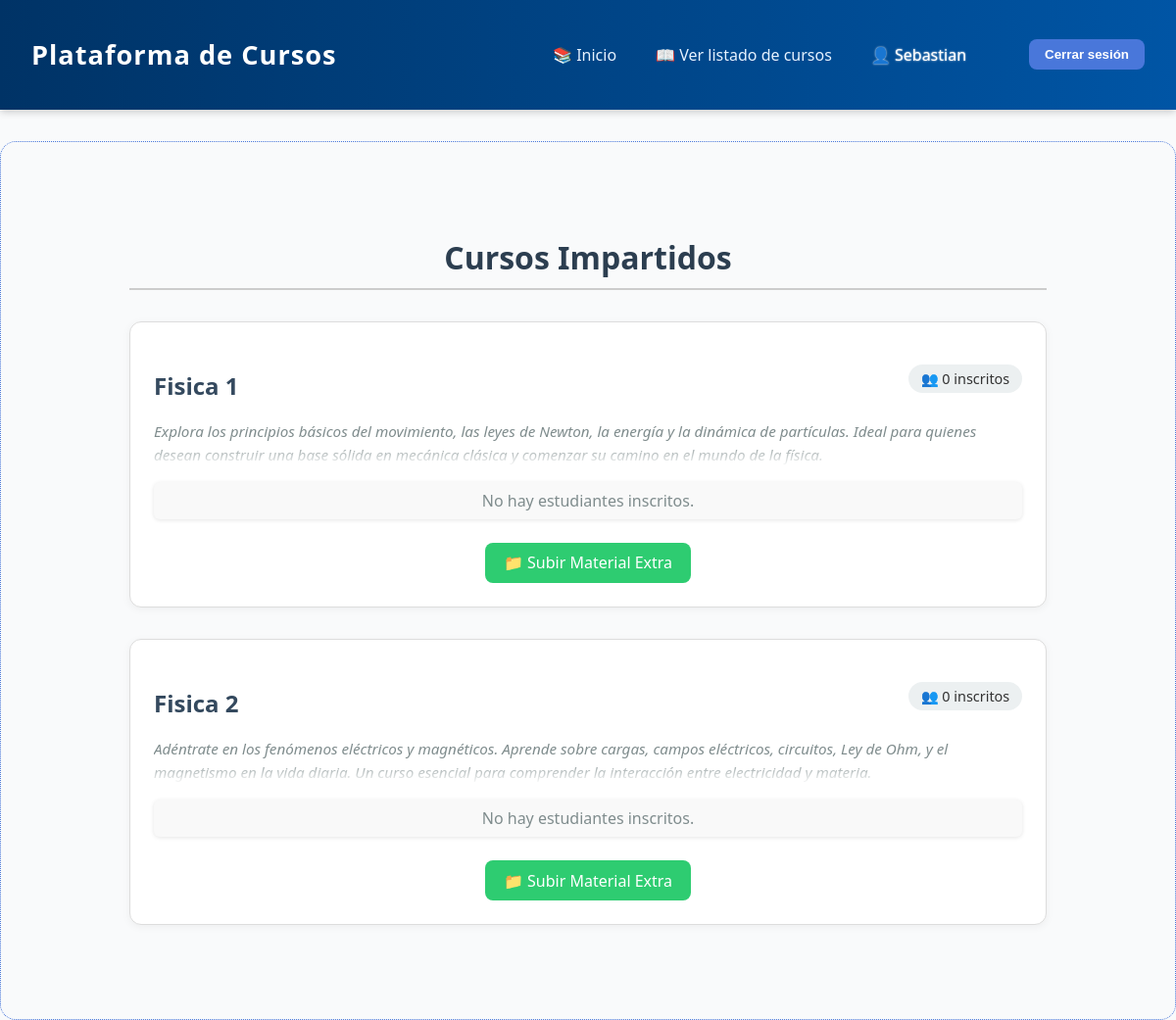
Screenshot of /dashboard/ (signed in) with the database file from the repository.
### cursos/models.py (models this page shows, shortened)
class Curso(models.Model):
    titulo = models.CharField(max_length=200)
    descripcion = models.TextField()
    fecha_inicio = models.DateField()
    fecha_fin = models.DateField()
    profesor = models.ForeignKey(Profesor, on_delete=models.CASCADE)

### cursos/views.py (the view, shortened to what this page needs)
# urls.py: path('dashboard/', views.dashboard, name='dashboard'),
@login_required
def dashboard(request):
    if hasattr(request.user, 'profesor'):
        profesor = request.user.profesor
        cursos = Curso.objects.filter(profesor=profesor)
        cursos_con_inscripciones = []
        for curso in cursos:
            inscripciones = Inscripcion.objects.filter(curso=curso)
            estudiantes_con_progreso = []
            cursos_con_inscripciones.append({
                'curso': curso,
                'estudiantes': estudiantes_con_progreso,
            })
        return render(request, 'cursos/dashboard_profesor.html', {
            'cursos_con_inscripciones': cursos_con_inscripciones
        })
    else:
        return redirect('lista_cursos')

### cursos/templates/cursos/dashboard_profesor.html (shortened to what this page needs)
{% extends 'cursos/base.html' %}
{% block content %}
<div class="contenido-panel-profesor">
  <h2 class="titulo-principal">Cursos Impartidos</h2>
  {% for item in cursos_con_inscripciones %}
    <div class="card-curso">
      <div class="cabecera-curso">
        <h3 class="titulo-curso">{{ item.curso.titulo }}</h3>
        <span class="contador-estudiantes">
          👥 {{ item.estudiantes|length }} inscritos
        </span>
      </div>
      <p class="descripcion-curso">{{ item.curso.descripcion }}</p>
      {% if item.estudiantes %}
        <div class="tabla-container">
          <table class="tabla">
            <thead>
              <tr>
                <th>Nombre</th>
                <th>Usuario</th>
                <th>Email</th>
                <th>Progreso</th>
                <th>Recursos</th>
              </tr>
            </thead>
            <tbody>
              {% for estudiante in item.estudiantes %}
                <tr>
                  <td>
                    {% with estudiante.inscripcion.user as u %}
                      {% if u.first_name or u.last_name %}
                        {{ u.first_name }} {{ u.last_name }}
                      {% else %}
                        {{ estudiante.inscripcion.nombre_estudiante|default:"-" }}
                      {% endif %}
                    {% endwith %}
                  </td>
                  <td>
                    {% if estudiante.inscripcion.user %}
                      {{ estudiante.inscripcion.user.username }}
                    {% else %}
                      -
                    {% endif %}
                  </td>
                  <td>
                    {{ estudiante.inscripcion.email_estudiante }}
                  </td>
                  <td>
                    <div class="barra-progreso_profesor">
                      <div class="barra-progreso-llenado_profesor" data-porcentaje="{{ estudiante.progreso }}">
                        <span class="barra-texto_profesor">{{ estudiante.progreso }}% completado</span>
                      </div>
                    </div>
                  </td>
                  <td>{{ estudiante.completados }} / {{ estudiante.total_recursos }}</td>
                </tr>
              {% endfor %}
            </tbody>
          </table>
        </div>
      {% else %}
        <p class="texto-inscrito">No hay estudiantes inscritos.</p>
      {% endif %}
      <div class="btn-container">
        <a href="{% url 'subir_material_extra' item.curso.id %}" class="btn-subir">
          📁 Subir Material Extra
        </a>
      </div>
    </div>
  {% empty %}
    <p class="texto-inscrito">No tienes cursos asignados.</p>
  {% endfor %}
</div>
{% endblock %}

### cursos/templates/cursos/base.html (shortened to what this page needs)
<!DOCTYPE html>
<html lang="en">
  <head>
    {% load static %}
    <link rel="stylesheet" href="{% static 'css/estilos_generales.css' %}">
    <link rel="stylesheet" href="{% static 'css/estilos_cursos.css' %}?v=1">
    <link rel="stylesheet" href="{% static 'css/estilos_barraNavegacion.css' %}">
    <link rel="stylesheet" href="{% static 'css/estilos_login.css' %}">
    <link rel="stylesheet" href="{% static 'css/estilos_verRecurso.css' %}">
    <link rel="stylesheet" href="{% static 'css/estilos_editarInformacion.css' %}">
    <link rel="stylesheet" href="{% static 'css/estilos_panelProfesor.css' %}">
    <link rel="stylesheet" href="{% static 'css/estilos_perfil_usuario.css' %}">
    <link rel="stylesheet" href="{% static 'css/estilos_progresoEstudiante.css' %}">
    <link rel="stylesheet" href="{% static 'css/estilos_detalleCurso.css' %}">
    <link rel="stylesheet" href="{% static 'css/estilos_inscripcion.css' %}">
    <link rel="stylesheet" href="{% static 'css/estilos_perfilProfesor.css' %}">
    <link rel="stylesheet" href="{% static 'css/estilos_subirMaterialExtra.css' %}">
  </head>
  <body>
    <header class="navbar">
      <div class="navbar-container">
        <h1 class="logo">Plataforma de Cursos</h1>
        <nav class="nav-links">
          <a href=" {% if user.is_authenticated and user.profesor %}
                      {% url 'dashboard' %}
                    {% else %}
                      {% url 'lista_cursos' %}
                    {% endif %}">
                    📚 Inicio
          </a>
          {% if user.is_authenticated and user.profesor %}
            <a href="{% url 'lista_cursos' %}">📖 Ver listado de cursos</a>
          {% endif %}
          {% if user.is_authenticated %}
            <a href="{% url 'perfil_usuario' %}" class="perfil-usuario-enlace">
              <span class="welcome-text">👤 {{ user.username }}</span>
            </a>
            <form action="{% url 'logout' %}" method="post" class="logout-form">
              <button type="submit">Cerrar sesión</button>
            </form>
          {% else %}
            <a href="{% url 'login' %}">Iniciar sesión</a>
          {% endif %}
        </nav>
      </div>
    </header>
    <div class="contenido">
      {% block content %}{% endblock %}
    </div>
  </body>
</html>

### static/css/estilos_generales.css (style rules this page uses)
:root { --color-primario: #eeeeee; --color-secundario:#4977da; --color-tablas:#224bbe; --color-hoverbtn:#5cb6ee; }
* { text-decoration: none; }
*, *::before, *::after { box-sizing: border-box; }
body { font-family: 'Gill Sans', 'Gill Sans MT', Calibri, 'Trebuchet MS', sans-serif; margin: 0px; height: 100vh; width: auto; padding: 0px; background-color: var(--color-primario); overflow-x: hidden; }
button { transition: all 0.3s ease; border-radius: 8px; border: 0px; background-color: var(--color-secundario); color: var(--color-primario); }
.contenido { border: 1px dotted var(--color-secundario); margin: 0px; display: flex; flex-direction: column; justify-content: center; padding: 2rem 0.5rem; border-radius: 1rem; }
.btn-container { display: flex; gap: 1rem; justify-content: center; margin-top: 1rem; }
.navbar { background: linear-gradient(90deg, #003366, #0055a5); color: white; padding: 1.2rem 1rem; box-shadow: 0 2px 8px rgba(0, 0, 0, 0.2); margin-bottom: 2rem; position: sticky; top: 0; z-index: 1000; width: 100%; overflow-x: hidden; }
.navbar-container { display: flex; justify-content: space-between; align-items: center; flex-wrap: wrap; padding: 0 1rem; width: auto; flex-wrap: wrap; }
.logo { font-size: 1.7rem; font-weight: 600; letter-spacing: 1px; }
.nav-links { display: flex; align-items: center; gap: 1.5rem; }
.nav-links a { color: #e6f2ff; text-decoration: none; font-weight: 500; font-size: 1rem; padding: 0.3rem 0.5rem; border-radius: 6px; transition: background 0.3s ease; }
.welcome-text { color: #cce6ff; margin-right: 1rem; }
.logout-form { display: inline; }
.logout-form button { color: white; padding: 0.5rem 1rem; border: none; border-radius: 8px; cursor: pointer; font-weight: 600; transition: background-color 0.3s ease; }
.perfil-usuario-enlace { display: inline-block; color: white; padding: 0.5rem 1rem; border-radius: 8px; text-decoration: none; font-weight: 600; transition: background-color 0.3s ease; margin-right: 1rem; }
.perfil-usuario-enlace span { color: #ffffff; text-shadow: 0px 0px 2px rgb(255, 255, 255); }
.texto-inscrito { background-color: #dbe9ff; color: green; border-radius: 6px; box-shadow: 0 1px 4px rgba(0,0,0,0.1); }

### static/css/estilos_cursos.css (style rules this page uses)
.titulo-principal { text-align: center; font-size: 2rem; margin: 2rem 0 1rem; color: #2c3e50; }
.titulo-curso { font-size: 1.3rem; margin-bottom: 0.5rem; color: #1a5276; }
.descripcion-curso { position: relative; font-size: 0.95rem; color: #333; margin-bottom: 1rem; max-height: 7rem; overflow: hidden; line-height: 1.5rem; }
.descripcion-curso::after { content: ""; position: absolute; bottom: 0; left: 0; width: 100%; height: 1.5rem; background: linear-gradient(to top, white, rgba(255,255,255,0)); }

### static/css/estilos_editarInformacion.css (style rules this page uses)
.titulo-principal { text-align: center; margin-bottom: 1.5rem; font-size: 1.8rem; font-weight: bold; }

### static/css/estilos_panelProfesor.css (style rules this page uses)
.contenido-panel-profesor { width: 100%; max-width: 1000px; margin: 0 auto; padding: 2rem; }
.contenido-panel-profesor .titulo-principal { text-align: center; font-size: 2rem; margin-bottom: 2rem; color: #2c3e50; }
.contenido-panel-profesor .card-curso { background: #ffffff; max-width: 1000px; border: 1px solid #ddd; border-radius: 12px; padding: 1.5rem; margin-bottom: 2rem; box-shadow: 0 2px 8px rgba(0, 0, 0, 0.05); }
.contenido-panel-profesor .cabecera-curso { display: flex; justify-content: space-between; align-items: center; }
.contenido-panel-profesor .titulo-curso { font-size: 1.5rem; color: #34495e; }
.contenido-panel-profesor .contador-estudiantes { background-color: #ecf0f1; padding: 0.3rem 0.8rem; border-radius: 20px; font-size: 0.9rem; }
.contenido-panel-profesor .descripcion-curso { margin-top: 0.5rem; font-style: italic; color: #7f8c8d; }
.contenido-panel-profesor .btn-container { text-align: right; margin-top: 1.5rem; display: flex; justify-content: center; }
.contenido-panel-profesor .btn-subir { display: inline-block; padding: 0.6rem 1.2rem; background-color: #2ecc71; color: white; border-radius: 8px; text-decoration: none; transition: background-color 0.3s ease; }
.contenido-panel-profesor .texto-inscrito { text-align: center; margin-top: 1rem; background-color: #f9f9f9; color: #7f8c8d; padding: 0.5rem; border-radius: 6px; }

### rows the page displays
Curso: curso.titulo "Fisica 1", estudiantes|length "0", curso.descripcion "Explora los principios básicos del movimiento, las leyes de Newton, la energía y la dinámica de partículas. Ideal para quienes desean construir una base sólida en mecánica clásica y comenzar su camino en el mundo de la física."
Curso: curso.titulo "Fisica 2", estudiantes|length "0", curso.descripcion "Adéntrate en los fenómenos eléctricos y magnéticos. Aprende sobre cargas, campos eléctricos, circuitos, Ley de Ohm, y el magnetismo en la vida diaria. Un curso esencial para comprender la interacción entre electricidad y materia."

### other values shown
{{ user.username }} "Sebastian"
